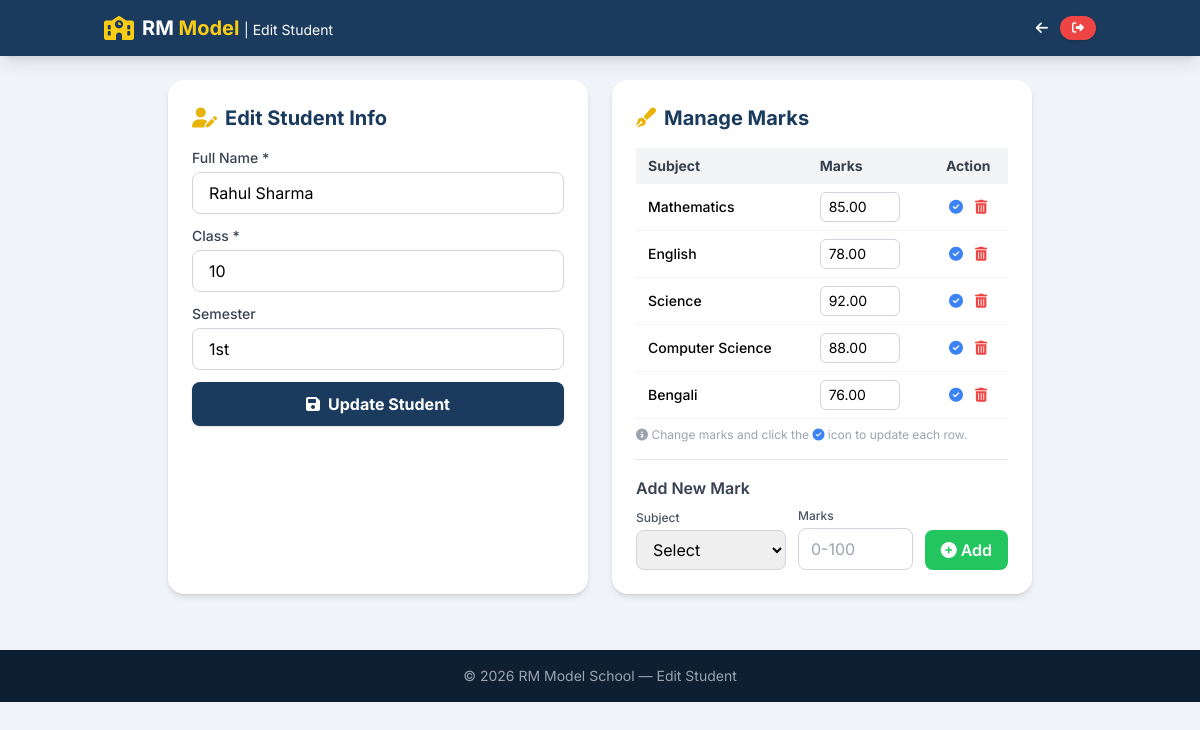
Page /edit_student.php?id=1 (signed in) on the committed database.
### tables this page shows
CREATE TABLE students (
    id INT AUTO_INCREMENT PRIMARY KEY,
    name VARCHAR(100) NOT NULL,
    class VARCHAR(20) NOT NULL,
    semester VARCHAR(10)
);

CREATE TABLE marks (
    id INT AUTO_INCREMENT PRIMARY KEY,
    student_id INT NOT NULL,
    subject_id INT NOT NULL,
    marks_obtained DECIMAL(5,2) NOT NULL,
    max_marks DECIMAL(5,2) DEFAULT 100,
    FOREIGN KEY (student_id) REFERENCES students(id) ON DELETE CASCADE,
    FOREIGN KEY (subject_id) REFERENCES subjects(id) ON DELETE CASCADE
);

CREATE TABLE subjects (
    id INT AUTO_INCREMENT PRIMARY KEY,
    subject_name VARCHAR(50) NOT NULL
);

### edit_student.php (the view, shortened to what this page needs)
<?php
require_once 'config.php';
$id = isset($_GET['id']) ? (int)$_GET['id'] : 0;
$stmt = $pdo->prepare("SELECT * FROM students WHERE id = ?");
$stmt->execute([$id]);
$student = $stmt->fetch();
$marks_stmt = $pdo->prepare("
    SELECT m.id, m.marks_obtained, s.id as subject_id, s.subject_name
    FROM marks m
    JOIN subjects s ON m.subject_id = s.id
    WHERE m.student_id = ?
");
$marks_stmt->execute([$id]);
$existing_marks = $marks_stmt->fetchAll();
?>
<!DOCTYPE html>
<html lang="en">
<head>
    <script src="https://cdn.tailwindcss.com"></script>
    <link rel="stylesheet" href="https://cdnjs.cloudflare.com/ajax/libs/font-awesome/6.5.0/css/all.min.css" />
</head>
<body>
    <nav class="bg-[#1a3b5d] text-white shadow-lg sticky top-0 z-40">
        <div class="container mx-auto px-4 py-3 flex flex-wrap items-center justify-between">
            <div class="flex items-center gap-2">
                <i class="fas fa-school text-yellow-400 text-2xl"></i>
                <span class="text-xl font-bold">RM <span class="text-yellow-400">Model</span> <span class="hidden sm:inline text-sm font-normal">| Edit Student</span></span>
            </div>
            <div class="flex items-center gap-3">
                <a href="dashboard.php" class="text-white hover:text-yellow-400 transition text-sm flex items-center gap-1">
                    <i class="fas fa-arrow-left"></i> <span class="hidden xs:inline">Back to Dashboard</span>
                </a>
                <a href="logout.php" class="bg-red-500 hover:bg-red-600 text-white px-3 py-1.5 rounded-full text-xs font-semibold transition shadow flex items-center gap-1">
                    <i class="fas fa-sign-out-alt"></i> <span class="hidden xs:inline">Logout</span>
                </a>
            </div>
        </div>
    </nav>
    <div class="container mx-auto px-4 py-6 max-w-4xl">
        <div class="grid grid-cols-1 lg:grid-cols-2 gap-6">
            <div class="form-card bg-white p-6 rounded-2xl shadow-md">
                <h2 class="text-xl font-bold text-[#1a3b5d] mb-4 flex items-center gap-2">
                    <i class="fas fa-user-edit text-yellow-500"></i> Edit Student Info
                </h2>
                <form method="POST">
                    <div class="space-y-3">
                        <div>
                            <label class="block text-sm font-medium text-gray-700 mb-1">Full Name *</label>
                            <input type="text" name="name" value="<?= htmlspecialchars($student['name']) ?>" class="w-full px-4 py-2 border border-gray-300 rounded-lg focus:ring-2 focus:ring-[#1a3b5d] focus:border-transparent" required>
                        </div>
                        <div>
                            <label class="block text-sm font-medium text-gray-700 mb-1">Class *</label>
                            <input type="text" name="class" value="<?= htmlspecialchars($student['class']) ?>" class="w-full px-4 py-2 border border-gray-300 rounded-lg focus:ring-2 focus:ring-[#1a3b5d] focus:border-transparent" required>
                        </div>
                        <div>
                            <label class="block text-sm font-medium text-gray-700 mb-1">Semester</label>
                            <input type="text" name="semester" value="<?= htmlspecialchars($student['semester']) ?>" class="w-full px-4 py-2 border border-gray-300 rounded-lg focus:ring-2 focus:ring-[#1a3b5d] focus:border-transparent">
                        </div>
                        <button type="submit" name="update_student" class="w-full bg-[#1a3b5d] hover:bg-[#2a5f7a] text-white font-bold py-2.5 rounded-lg transition shadow flex items-center justify-center gap-2">
                            <i class="fas fa-save"></i> Update Student
                        </button>
                    </div>
                </form>
            </div>
            <div class="form-card bg-white p-6 rounded-2xl shadow-md">
                <h2 class="text-xl font-bold text-[#1a3b5d] mb-4 flex items-center gap-2">
                    <i class="fas fa-pen-fancy text-yellow-500"></i> Manage Marks
                </h2>
                <?php if (count($existing_marks) > 0): ?>
                    <form method="POST" class="mb-4">
                        <table class="w-full text-sm marks-table">
                            <thead class="bg-gray-100 text-gray-700">
                                <tr>
                                    <th class="px-3 py-2 text-left">Subject</th>
                                    <th class="px-3 py-2 text-left">Marks</th>
                                    <th class="px-3 py-2 text-center">Action</th>
                                </tr>
                            </thead>
                            <tbody>
                                <?php foreach ($existing_marks as $mark): ?>
                                    <tr class="border-b border-gray-100">
                                        <td class="px-3 py-2 font-medium"><?= htmlspecialchars($mark['subject_name']) ?></td>
                                        <td class="px-3 py-2">
                                            <input type="number" name="marks[<?= $mark['id'] ?>]" value="<?= $mark['marks_obtained'] ?>" min="0" max="100" class="w-20 px-2 py-1 border border-gray-300 rounded-md focus:ring-1 focus:ring-[#1a3b5d]">
                                        </td>
                                        <td class="px-3 py-2 text-center">
                                            <button type="submit" name="update_marks" class="text-blue-500 hover:text-blue-700 mr-2" title="Update this mark">
                                                <i class="fas fa-check-circle"></i>
                                            </button>
                                            <button type="submit" name="delete_mark" value="<?= $mark['id'] ?>" class="text-red-500 hover:text-red-700" title="Delete this mark" onclick="return confirm('Delete this mark?')">
                                                <i class="fas fa-trash-alt"></i>
                                            </button>
                                        </td>
                                    </tr>
                                <?php endforeach; ?>
                            </tbody>
                        </table>
                        <p class="text-xs text-gray-400 mt-2"><i class="fas fa-info-circle"></i> Change marks and click the <i class="fas fa-check-circle text-blue-500"></i> icon to update each row.</p>
                    </form>
                <?php else: ?>
                    <p class="text-gray-400 text-sm mb-4">No marks added for this student yet.</p>
                <?php endif; ?>
                <hr class="my-4">
                <h4 class="font-semibold text-gray-700 mb-2">Add New Mark</h4>
                <form method="POST" class="flex flex-wrap items-end gap-3">
                    <div class="flex-1 min-w-[150px]">
                        <label class="block text-xs font-medium text-gray-600 mb-1">Subject</label>
                        <select name="subject_id" class="w-full px-3 py-2 border border-gray-300 rounded-lg focus:ring-2 focus:ring-[#1a3b5d]" required>
                            <option value="">Select</option>
                        </select>
                    </div>
                    <div class="flex-1 min-w-[100px]">
                        <label class="block text-xs font-medium text-gray-600 mb-1">Marks</label>
                        <input type="number" name="marks_obtained" placeholder="0-100" min="0" max="100" class="w-full px-3 py-2 border border-gray-300 rounded-lg focus:ring-2 focus:ring-[#1a3b5d]" required>
                    </div>
                    <button type="submit" name="add_mark" class="bg-green-500 hover:bg-green-600 text-white px-4 py-2 rounded-lg font-semibold transition flex items-center gap-1">
                        <i class="fas fa-plus-circle"></i> Add
                    </button>
                </form>
            </div>
        </div>
    </div>
    <footer class="bg-[#0d1f30] text-gray-400 py-4 mt-8">
        <div class="container mx-auto px-4 text-center text-sm">
            &copy; <?= date('Y') ?> RM Model School — Edit Student
        </div>
    </footer>
</body>
</html>

### edit_student.php (style rules this page uses)
body { font-family: 'Inter', sans-serif; background: #f0f4f8; }
.form-card { transition: all 0.3s ease; }

### rows in the picture
students: name "Rahul Sharma", class "10", semester "1st"
marks: subject.subject_name "Mathematics", marks_obtained "85.00", $mark['id'] 1 (drawn)
marks: subject.subject_name "English", marks_obtained "78.00", $mark['id'] 2 (drawn)
marks: subject.subject_name "Science", marks_obtained "92.00", $mark['id'] 3 (drawn)
marks: subject.subject_name "Computer Science", marks_obtained "88.00", $mark['id'] 4 (drawn)
marks: subject.subject_name "Bengali", marks_obtained "76.00", $mark['id'] 5 (drawn)
